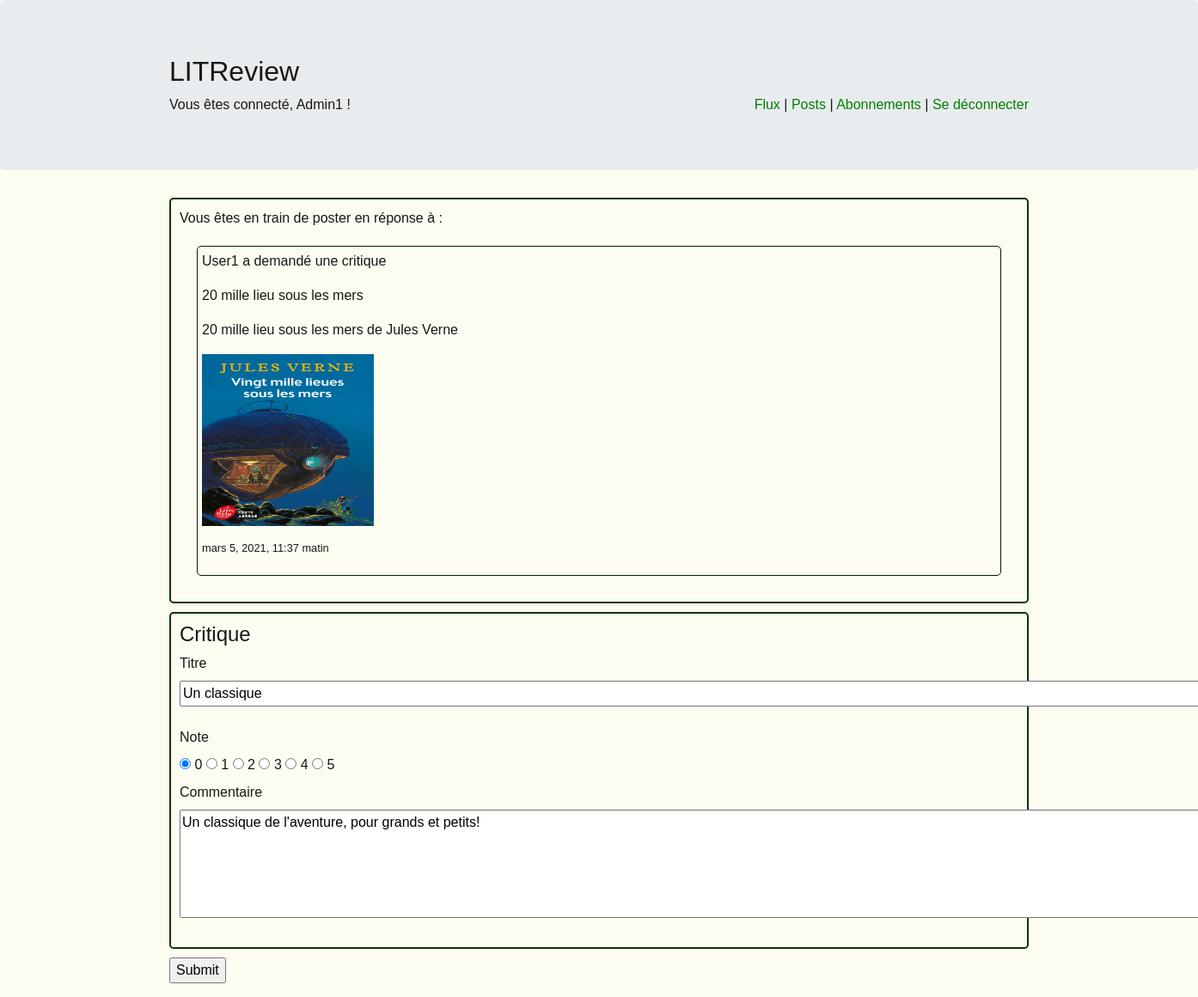
The app's page /addreview/1 (signed in) with its own data.
### utilisateur/models.py (models this page shows)
class User(AbstractUser):
    pass

### critique/models.py (models this page shows, shortened)
class Ticket(models.Model):
    objects = models.Manager()
    title = models.CharField(max_length=128)
    content = models.CharField(max_length=2048, blank=True)
    user = models.ForeignKey(
        to=settings.AUTH_USER_MODEL, on_delete=models.CASCADE)
    image = models.ImageField(null=True, blank=True, upload_to="")
    time_created = models.DateTimeField(auto_now_add=True)

class Review(models.Model):
    objects = models.Manager()
    ticket = models.ForeignKey(to=Ticket, on_delete=models.CASCADE)
    rating = models.PositiveSmallIntegerField(
        validators=[MinValueValidator(0), MaxValueValidator(5)])
    headline = models.CharField(max_length=128)
    body = models.CharField(max_length=8192, blank=True)
    user = models.ForeignKey(
        to=settings.AUTH_USER_MODEL, on_delete=models.CASCADE)
    time_created = models.DateTimeField(auto_now_add=True)

### critique/views.py (the view, shortened to what this page needs)
# urls.py: path('addreview/<int:id_review>', views.create_review, name="addreview"),
@login_required
def create_review(request, id_review=None):
    instance_review = Review.objects.get(pk=id_review) if id_review is not None else None
    instance_ticket = Ticket.objects.get(pk=instance_review.ticket.id)
    if request.method == "GET":
        form = ReviewForm(instance=instance_review)
        return render(request, 'addreview.html', locals())

### critique/forms.py
class ReviewForm(ModelForm):
    class Meta:
        model = Review
        fields = ['headline', 'body']
        widgets = {
            'body': forms.Textarea(attrs={'cols': 131, 'rows': 5}),
            'headline': forms.TextInput(attrs={'size': 134})
            }

### critique/templates/addreview.html (shortened to what this page needs)
{% extends 'main.html' %}
{% load static %}
{% block addcss %}
<link rel="stylesheet" href="{% static 'css/style.css' %}">
{% endblock %}
{% block content %}
<div id="block1">
    <p>Vous êtes en train de poster en réponse à :</p>
    <div id="block2">
    <p>{{ instance_ticket.user }} a demandé une critique</p>
    <p>{{ instance_ticket.title}}</p>
    <p>{{ instance_ticket.content }}</p>
    {% if instance_ticket.image %}
        <p><img src="{{instance_ticket.image.url}}" alt="{{instance_ticket.titre}}" style="width: 200px; height: 200px;"></p>
    {% endif %}
    <p><small>{{ instance_ticket.time_created }}</small></p>
    </div>
</div>
<form method="POST" action="{% url 'addreview' id_review=form.instance.id %}">
<div id="block1">
    <h4>Critique</h4>
    <label class="title">Titre</label><br>
    {{ form.headline }}<br><br>
    <div id="button-rating">
        <label class="title">Note</label><br>
        <input type="radio" name="tabs" value="0"  id="0" checked="checked"/>
        <label for="toggle-tab3">0</label>
        <input type="radio" name="tabs" value="1" id="1"/>
        <label for="toggle-tab1">1</label>
        <input type="radio" name="tabs" value="2" id="2"/>
        <label for="toggle-tab2">2</label>
        <input type="radio" name="tabs" value="3"  id="3"/>
        <label for="toggle-tab3">3</label>
        <input type="radio" name="tabs" value="4"  id="4"/>
        <label for="toggle-tab3">4</label>
        <input type="radio" name="tabs" value="5"  id="5"/>
        <label for="toggle-tab3">5</label>
    </div>
    <label class="title">Commentaire</label><br>
    {{ form.body }}<br><br>
</div>
<input type="submit">
</form>
{% endblock %}

### templates/main.html (shortened to what this page needs)
<html>
<head>
    <link rel="stylesheet" href="https://stackpath.bootstrapcdn.com/bootstrap/4.4.1/css/bootstrap.min.css"
>
    {% block addcss %}
    {% endblock %}
</head>
<body>
<div class="jumbotron">
    <div id="bloc_page">
        <h2>LITReview</h2>
        {% if user.is_authenticated %}
            Vous êtes connecté, {{ user.username }} !
            <div id="banner">
                <a href="{% url 'feed'%}">Flux</a> |
                <a href="{% url 'myposts'%}">Posts</a> |
                <a href="{% url 'subscription'%}">Abonnements</a> |
                <a href="{% url 'logout'%}">Se déconnecter</a>
            </div>
        {% else %}
            <a>Site de critiques littéraires</a>
        {% endif %}
    </div>
</div>
<div id="bloc_page">
    {% block content %}
    {% endblock %}
</div>
</body>
</html>

### critique/static/css/style.css (style rules this page uses)
body { background: rgb(252, 252, 241); font-family: Arial, sans-serif; color: rgb(24, 24, 22); }
a { color: green; }
#bloc_page { width: 1000px; margin: auto; }
#block1 { padding: 10px 10px 10px 10px; margin-top: 10px; margin-bottom: 10px; border:2px solid rgb(9, 53, 3); border-radius: 5px; }
#block2 { margin: 20px 20px 20px 20px; padding: 5px 5px 5px 5px; border: 1px solid rgb(4, 29, 1); border-radius: 5px; }
#banner { float: right; text-align: right; }

### records on screen
User: username "Admin1"
Ticket: user "User1", title "20 mille lieu sous les mers", content "20 mille lieu sous les mers de Jules Verne", image (picture), time_created "mars 5, 2021, 11:37 matin"
Review: headline "Un classique", body "Un classique de l'aventure, pour grands et petits!"
